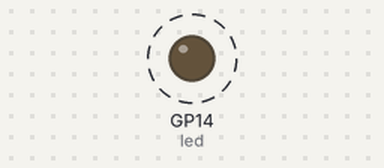
Bench run of a program on a simulated Raspberry Pi Pico running MicroPython. On the bench: output pins drawn as LEDs (lit = HIGH). Dashed ring = blinking. Random numbers come from a fixed seed; what the program prints to the serial console is not drawn.

Above: at 0.5 s.
Timing chart, 0 to 4.6 s (numbered marks = the images above):
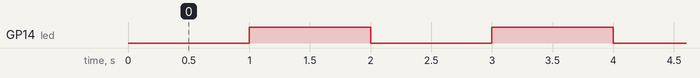

Measured:
- by itself, GP14 (led): alternates HIGH for 1.0 s and LOW for 1.0 s

The program:

Threads.py
```python
'''
Andreas Spiess #372  using two cores on pico
'barefoot" global variable
Also in the micropython handbook i have
first program- works well
seconjd program is with a 'baton" like in a relay race
'''
'''
import _thread
import utime
from machine import Pin
bPin = 18
bLed =Pin(bPin,Pin.OUT)
gPin=16
gLed = Pin(gPin,Pin.OUT )
rPin =17
rLed =Pin(rPin,Pin.OUT)
butPin =15
Button=Pin(butPin,Pin.IN,Pin.PULL_DOWN)
BuzzPin=14
Buzzer=Pin(BuzzPin,Pin.OUT)
button_pressed=False
def Button_thread():
    global button_pressed
    while True:
        if Button.value() == 1:
            print('my press: ',Button.value())
            button_pressed=True
        utime.sleep(0.1)
_thread.start_new_thread(Button_thread,())
while True:
    print(Button.value(), button_pressed)
    if button_pressed==True:
        rLed.value(1)
        for i in range(1,10,1):
            Buzzer.value(1)
            utime.sleep(0.2)
            Buzzer.value(0)
            utime.sleep(0.2)
        button_pressed=False
    rLed.value(1)
    utime.sleep(2)
    gLed.value(1)
    rLed.value(0)
    utime.sleep(2)
    gLed.value(0)
    bLed.value(1)
    utime.sleep(1)
 '''


# import _thread
# import utime
# from machine import Pin
# bPin = 18
# bLed =Pin(bPin,Pin.OUT)
# gPin=16
# gLed = Pin(gPin,Pin.OUT )
# rPin =17
# rLed =Pin(rPin,Pin.OUT)
# butPin =15
# Button=Pin(butPin,Pin.IN,Pin.PULL_DOWN)
# BuzzPin=14
# Buzzer=Pin(BuzzPin,Pin.OUT)
# baton =_thread.allocate_lock()
# def ledRed_thread():
#     while True:
#         baton.acquire()
#         rLed.value(1)
#         utime.sleep(.5)
#         rLed.value(0)
#         utime.sleep(.5)
#         baton.release()
# _thread.start_new_thread(ledRed_thread,())

# while True:
#     baton.acquire()
#     gLed.value(1)
#     utime.sleep(.5)
#     gLed.value(0)
#     utime.sleep(.5)
#     baton.release()

'''
import machine
import utime
import urandom

led = machine.Pin(16,machine.Pin.OUT)
button = machine.Pin(15,machine.Pin.IN,machine.Pin.PULL_DOWN)

def button_handler(pin):
    print(pin)
    button.irq(handler = None)
    # timer_reaction = utime.ticks_diff(utime.ticks_ms(), timer_start)
    # print('Your reaction time was ' + str(timer_reaction) + "milliseconds!")

led.value(1)
#buttonVal= button.value()
utime.sleep(urandom.uniform(1,5))
led.value(0)
utime.sleep(.01)

# timer_start =utime.ticks_ms()
button.irq(trigger = machine.Pin.IRQ_RISING|machine.Pin.IRQ_FALLING, handler = button_handler)

'''

# import machine
# import utime
# import urandom
# butPin  = 15
# led = machine.Pin(16,machine.Pin.OUT)
# button = machine.Pin(butPin,machine.Pin.IN,machine.Pin.PULL_DOWN)

# def button_handler(pin):
#     print(pin)
#     # button.irq(handler = None)
#     # timer_reaction = utime.ticks_diff(utime.ticks_ms(), timer_start)
#     # print('Your reaction time was ' + str(timer_reaction) + "milliseconds!")

# led.value(1)
# #buttonVal= button.value()
# utime.sleep(urandom.uniform(1,5))
# led.value(0)
# utime.sleep(.01)

# # timer_start =utime.ticks_ms()
# button.irq(trigger = machine.Pin.IRQ_RISING|machine.Pin.IRQ_FALLING, handler = button_handler)


# Rui Santos & Sara Santos - Random Nerd Tutorials
# Complete project details at https://RandomNerdTutorials.com/raspberry-pi-pico-w-micropython-ebook/
'''
from machine import Pin

button = Pin(15, Pin.IN, Pin.PULL_DOWN)
counter = 0  # Initialize the button press count

def button_pressed(pin):
    global counter # Declare variable as global
    counter +=1
    print("Button Pressed! Count: ", counter)

# Attach the interrupt to the button's rising edge
button.irq(trigger=Pin.IRQ_RISING, handler=button_pressed)
'''
'''

import machine
import utime
import urandom

led = machine.Pin(16,machine.Pin.OUT)
button= machine.Pin(15,machine.Pin.IN,machine.Pin.PULL_DOWN)

def button_handler(pin):
    button.irq(handler = None)
    timer_reaction = utime.ticks_diff(utime.ticks_ms(),timer_start)
    print("Your reaction time was " + str(timer_reaction) + " milliseconds")
led.value(1)
utime.sleep(urandom.uniform(5,10))
led.value(0)
timer_start = utime.ticks_ms()
button.irq(trigger = machine.Pin.IRQ_RISING, handler = button_handler)


'''

# Rui Santos & Sara Santos - Random Nerd Tutorials
# Complete project details at https://RandomNerdTutorials.com/raspberry-pi-pico-w-micropython-ebook/

from machine import Pin, Timer
from time import sleep

# LED pin
led_pin = 14
led = Pin(led_pin, Pin.OUT)

# Callback function for the timer
def toggle_led(timer):
    print(led.value())
    led.value(not led.value())  # Toggle the LED state (ON/OFF)

# Create a periodic timer, the period is milliseconds
blink_timer = Timer()
blink_timer.init(mode=Timer.PERIODIC, period=1000, callback=toggle_led)  # Timer repeats every half second

# Main loop (optional)
while True:
    try:
        print('Main Loop is running')
        sleep(.2)
    except KeyboardInterrupt:
        print('Close Program')
        led.value(0)
        blink_timer.deinit()
        break


'''
## reaction game
import machine
import utime
import urandom

led = machine.Pin(16,machine.Pin.OUT)
button = machine.Pin(15,machine.Pin.IN,machine.Pin.PULL_DOWN)

# led.value(1)
# utime.sleep(urandom.uniform(3,8))
# led.value(0)
# button.irq(trigger = machine.Pin.IRQ_RISING, handler= button_handler)


def button_handler(pin):
    button.irq(handler = None)
    timer_reaction = utime.ticks_diff(utime.ticks_ms(), timer_start)
    print('Your reaction time was ' + str(timer_reaction) + "milliseconds!")

led.value(1)
#buttonVal= button.value()
utime.sleep(urandom.uniform(3,8))
led.value(0)
timer_start =utime.ticks_ms()
button.irq(trigger = machine.Pin.IRQ_RISING, handler = button_handler)

'''
```
